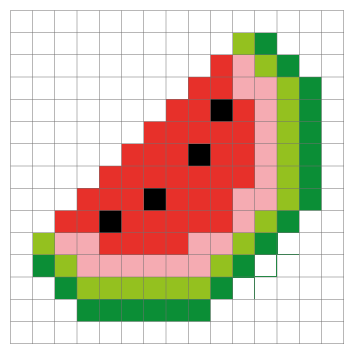
#> input picture Supplemental protocols and data/Data/Bonus Figure/Programming PA/Watermelon_exctraction_v1/water-melon_v2.png, 355 x 355 px
$ python image_to_binary_v3.py   (older library calls are emulated)
#> lines starting #> are read from the running program, lines starting #| are printed output that depends on the picture
# -*- coding: utf-8 -*-
"""
Created on Wed Feb  2 16:49:16 2022

@author: rmish
"""


import matplotlib.pyplot as plt
import scipy.signal
import scipy.misc
import numpy as np
# import cv2.cv as cv
import cv2
from sklearn.cluster import KMeans

#%%Functions:
def centroid_histogram(clt):
	# grab the number of different clusters and create a histogram
	# based on the number of pixels assigned to each cluster
	numLabels = np.arange(0, len(np.unique(clt.labels_)) + 1)
	(hist, _) = np.histogram(clt.labels_, bins = numLabels)
	# normalize the histogram, such that it sums to one
	hist = hist.astype("float")
	hist /= hist.sum()
	# return the histogram
	return hist

def plot_colors(hist, centroids):
	# initialize the bar chart representing the relative frequency
	# of each of the colors
	bar = np.zeros((50, 300, 3), dtype = "uint8")
	startX = 0
	# loop over the percentage of each cluster and the color of
	# each cluster
	for (percent, color) in zip(hist, centroids):
		# plot the relative percentage of each cluster
		endX = startX + (percent * 300)
		cv2.rectangle(bar, (int(startX), 0), (int(endX), 50),
			color.astype("uint8").tolist(), -1)
		startX = endX

	# return the bar chart
	return bar

def rebin(arr, new_shape):
    shape = (new_shape[0], arr.shape[0] // new_shape[0],
             new_shape[1], arr.shape[1] // new_shape[1])
    return arr.reshape(shape).mean(-1).mean(1)


#%%Pixelation:
img = plt.imread('water-melon_v2.png')
#> img is the input picture: shape (355, 355, 4) float32; mean R, G, B, A 0.843, 0.764, 0.692, 1
pixelart = np.zeros((15,15,3))
for j in range(3):
    cchannel = img[:,:,j]
    binarization = cchannel[9:343,9:343]
    pixelart[:,:,j] = rebin(binarization[2:332,2:332], (15,15))
#> this loop made 3 passes
#> pass 1, `cchannel = img[:,:,j]`:
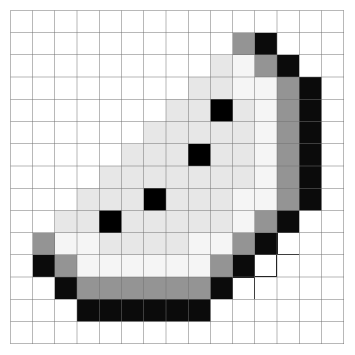
#> cchannel: shape (355, 355) float32; min 0, max 1, mean 0.842
#> pass 1, `binarization = cchannel[9:343,9:343]`:
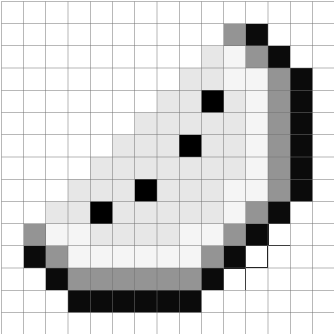
#> binarization: shape (334, 334) float32; min 0, max 1, mean 0.824
#> pass 2, `cchannel = img[:,:,j]`:
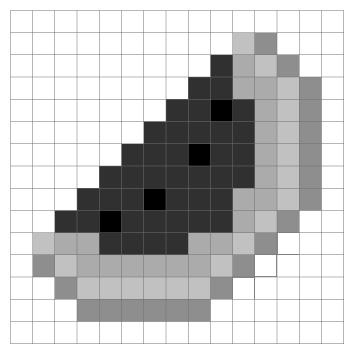
#> cchannel: shape (355, 355) float32; min 0, max 1, mean 0.764
#> pass 2, `binarization = cchannel[9:343,9:343]`:
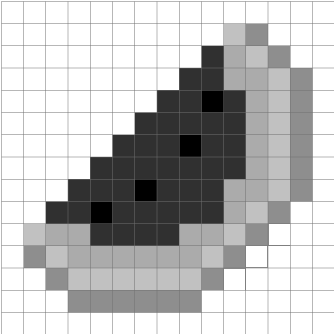
#> binarization: shape (334, 334) float32; min 0, max 1, mean 0.736
    # axs[j].imshow(pixelart[:,:,j])

pix2 = pixelart.reshape((pixelart.shape[0] * pixelart.shape[1], 3))
#> pix2 = 225 rows, first 8: [0.975, 0.975, 0.975], [0.975, 0.975, 0.975], [0.981, 0.981, 0.981], [0.981, 0.981, 0.981], [0.975, 0.975, 0.975], [0.975, 0.975, 0.975], [0.975, 0.975, 0.975], [0.975, 0.975, 0.975]

#%%color clustering:
clt = KMeans(n_clusters = 6)
clt.fit(pix2)
hist = centroid_histogram(clt)
bar = plot_colors(hist, clt.cluster_centers_)
#> after the loop in plot_colors, `for (percent, color) in zip(hist, centroids):`: bar: shape (50, 300, 3); every value is 0
# show our color bart
plt.figure()
plt.axis("off")
plt.imshow(bar)
plt.show()
colors = clt.cluster_centers_[1:5]
# np.save('colors.npy',colors)

# colors = np.load('colors.npy')
bar = plot_colors(hist,colors*255)
#> after the loop in plot_colors (call 2), `for (percent, color) in zip(hist, centroids):`:
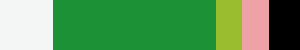
#> bar: shape (50, 300, 3); mean of channels 0, 1, 2 93.1, 153, 91.7; drawn as R, G, B
plt.imshow(bar)
plt.show()

# # lpink = cv.Scalar

# tplot = [0, 2, 4, 5]
fig, axs = plt.subplots(1, 4, figsize=(10, 3))
#%%mask making::
pixelmasks = np.zeros((15,15,4))

for c in range(4):
    for x in range(15):
        for y in range(15):
            pixtrue = [False,False, False]
            for z in range(3):
                if pixelart[x,y,z] > colors[c][z]*0.75 and pixelart[x,y,z]<colors[c][z]*1.3:
                    pixtrue[z] = True
            if pixtrue[0] == True and pixtrue[1] == True and pixtrue[2] == True:
                pixelmasks[x,y,c] = 1
    axs[c].imshow(pixelmasks[:,:,c])
#> `#     return np.array([np.median(col) for row in strided_reshape for c..`:
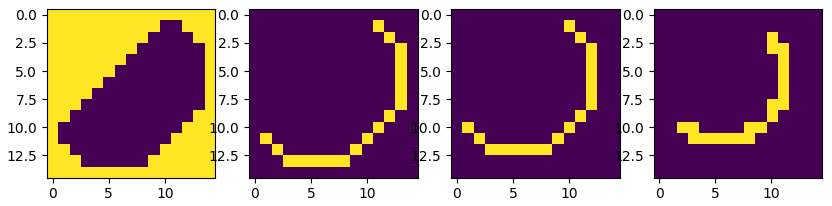
#> figure drawn by matplotlib, 4 panels

np.save('pixelmasks.npy', pixelmasks)

# [24 lines of commented-out code are left out]

$ run again, with Supplemental protocols and data/Data/Bonus Figure/Programming PA/Watermelon_exctraction_v1/binning_img_v1.png copied over Supplemental protocols and data/Data/Bonus Figure/Programming PA/Watermelon_exctraction_v1/water-melon_v2.png
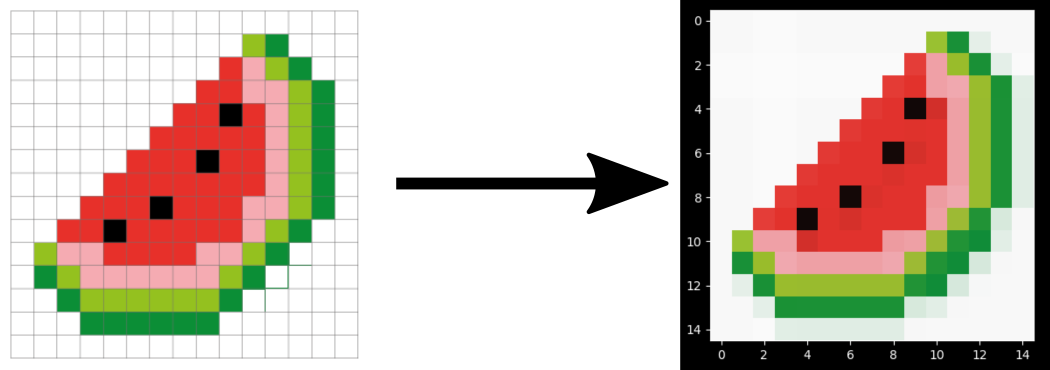
#> input picture Supplemental protocols and data/Data/Bonus Figure/Programming PA/Watermelon_exctraction_v1/binning_img_v1.png, 2100 x 740 px (shown at 1/2 size)
#> img is the input picture: shape (740, 2100, 4) float32; mean R, G, B, A 0.522, 0.471, 0.421, 0.716
#> the loop `for j in range(3):` made 3 passes
#> pass 2, `binarization = cchannel[9:343,9:343]`:
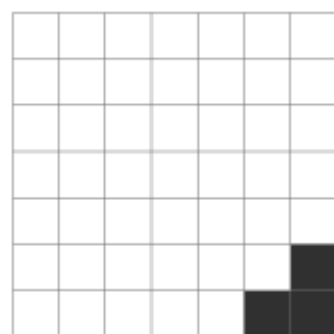
#> binarization: shape (334, 334) float32; min 0.188, max 1, mean 0.935
#> pix2 = 225 rows, first 8: [0.973, 0.973, 0.973], [0.973, 0.973, 0.973], [0.961, 0.96, 0.96], [0.973, 0.973, 0.973], [0.96, 0.96, 0.96], [0.973, 0.973, 0.973], [0.96, 0.96, 0.96], [0.973, 0.973, 0.973]
#> `#     return np.array([np.median(col) for row in strided_reshape for c..`:
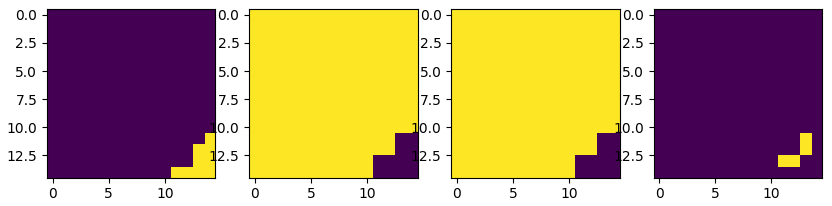
#> figure drawn by matplotlib, 4 panels
